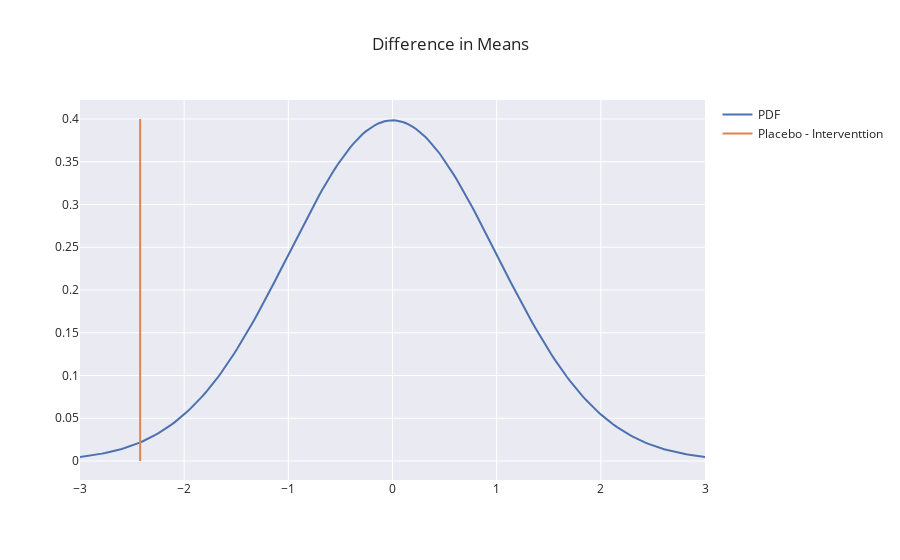

Write notebook code for a chart like this one.
### Code cell
## adding another trace  
t_dist_fig.add_trace( 
    go.Scatter( 
        x = [t_stat, t_stat], 
        y = [0,0.4], 
        name='Placebo - Interventtion',   
        mode='lines'
    )
)
t_dist_fig.update_layout(title='Difference in Means')

### Figure 1 — Plotly figure (JSON) as saved in the notebook; plotly's stock layout.template omitted (floating-point values rounded to 4 significant figures; data arrays with more than 128 entries replaced by an {"elided": "..."} marker saying what was removed)
{"data": [{"mode": "lines", "name": "PDF", "type": "scatter", "x": {"elided": "200 float values"}, "y": {"elided": "200 float values"}}, {"mode": "lines", "name": "Placebo - Interventtion", "type": "scatter", "x": [-2.423, -2.423], "y": [0, 0.4]}], "layout": {"title": {"text": "Difference in Means"}}}
